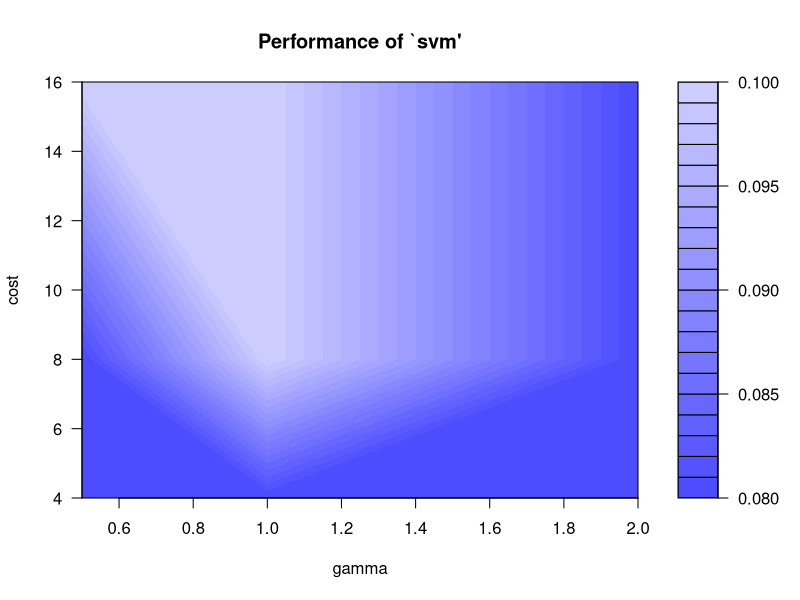
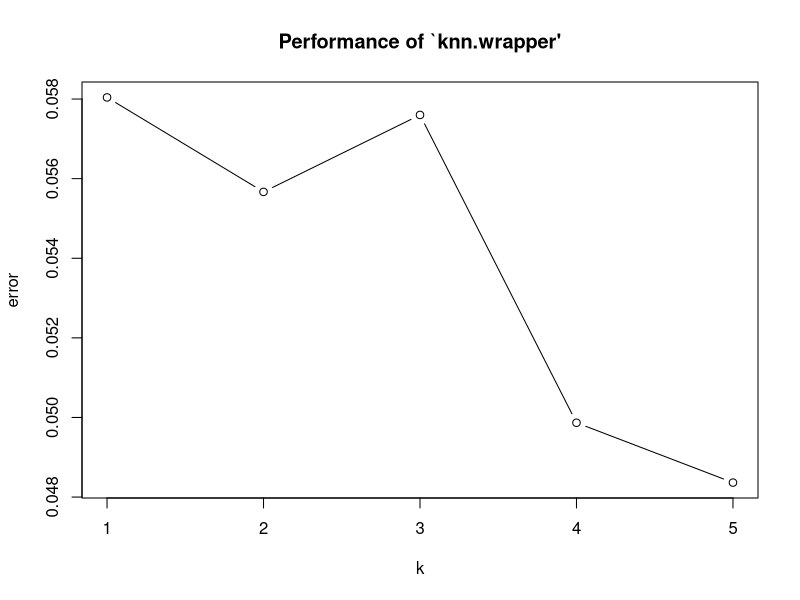
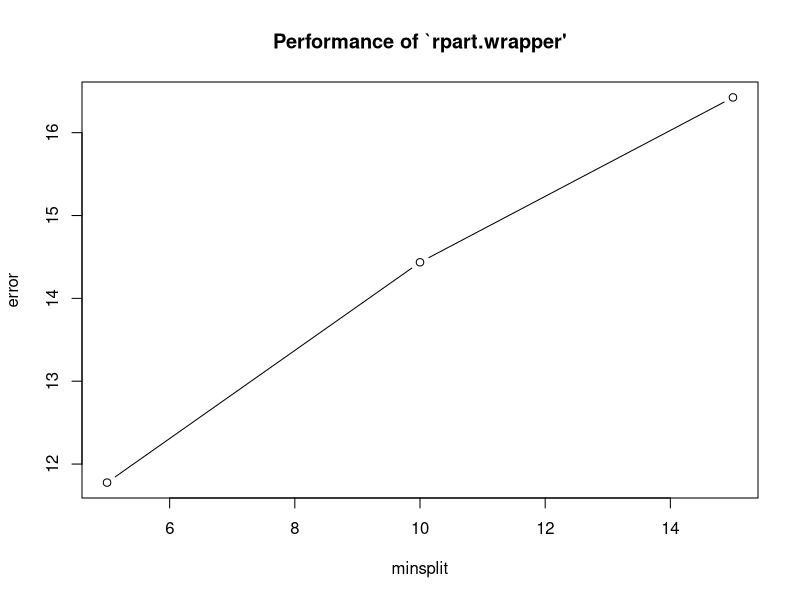

Write R code to recreate these figures, in order.
library(e1071)


### Name: tune
### Title: Parameter Tuning of Functions Using Grid Search
### Aliases: tune best.tune print.tune summary.tune print.summary.tune
### Keywords: models

### ** Examples

  data(iris)
  ## tune `svm' for classification with RBF-kernel (default in svm),
  ## using one split for training/validation set
  
  obj <- tune(svm, Species~., data = iris, 
              ranges = list(gamma = 2^(-1:1), cost = 2^(2:4)),
              tunecontrol = tune.control(sampling = "fix")
             )

  ## alternatively:
  ## obj <- tune.svm(Species~., data = iris, gamma = 2^(-1:1), cost = 2^(2:4))

  summary(obj)
  plot(obj)

  ## tune `knn' using a convenience function; this time with the
  ## conventional interface and bootstrap sampling:
  x <- iris[,-5]
  y <- iris[,5]
  obj2 <- tune.knn(x, y, k = 1:5, tunecontrol = tune.control(sampling = "boot"))
  summary(obj2)
  plot(obj2)

  ## tune `rpart' for regression, using 10-fold cross validation (default)
  data(mtcars)
  obj3 <- tune.rpart(mpg~., data = mtcars, minsplit = c(5,10,15))
  summary(obj3)
  plot(obj3)

  ## simple error estimation for lm using 10-fold cross validation
  tune(lm, mpg~., data = mtcars)
